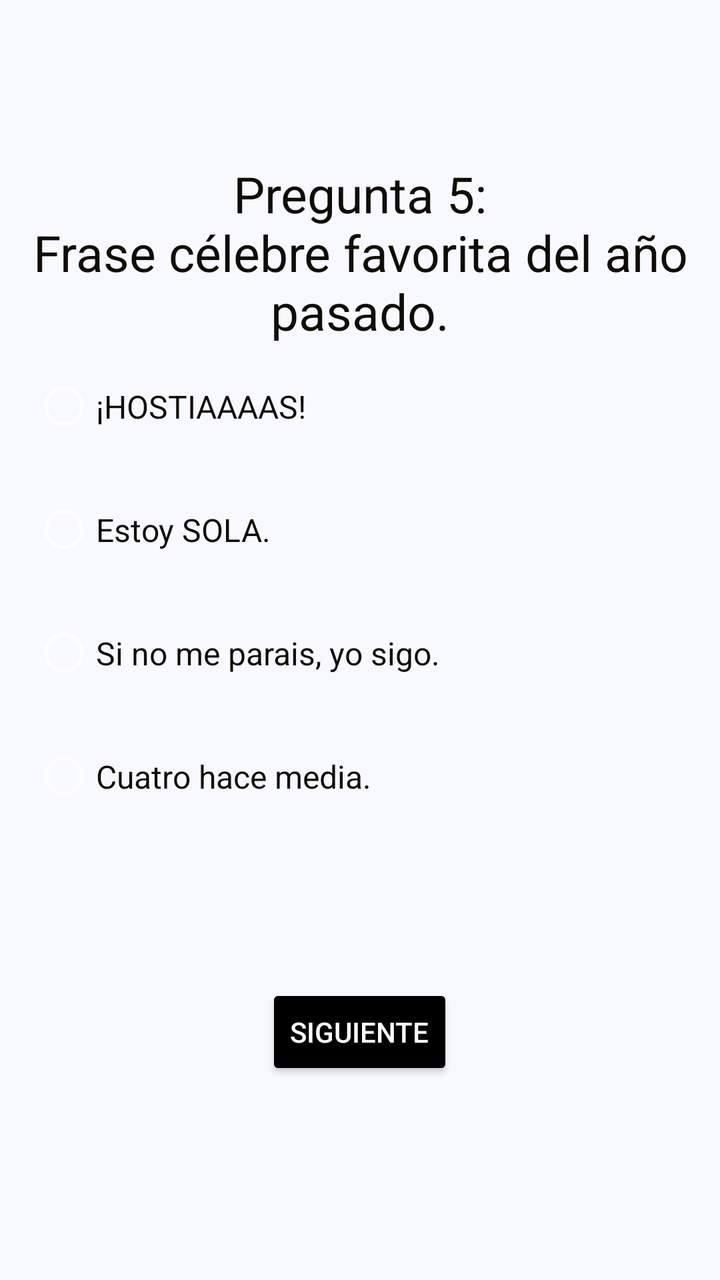
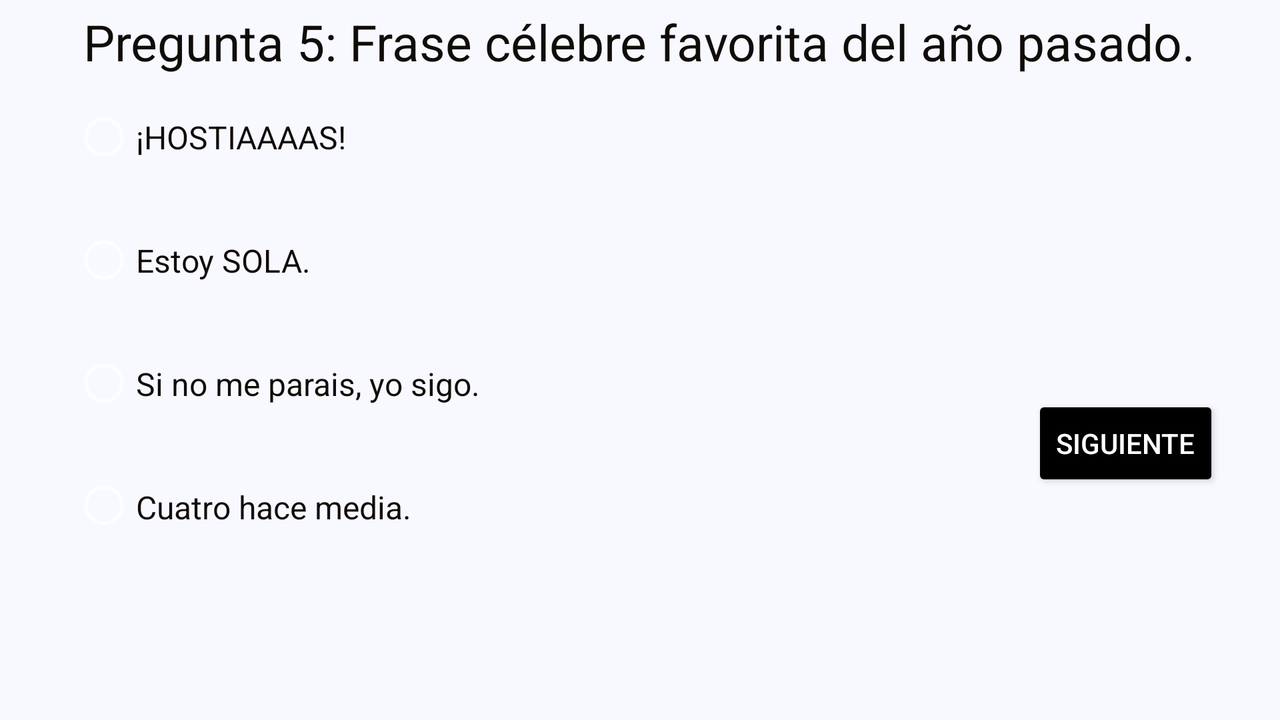

An Android layout and its configuration variant, each rendered on a device that would load it. The default file and the variant file are quoted in full after the pictures.
<!-- AndroidManifest.xml: application theme Theme.AppCompat.NoActionBar -->
<!-- res/layout/activity_quinta_pregunta.xml -->
<?xml version="1.0" encoding="utf-8"?>
<FrameLayout xmlns:android="http://schemas.android.com/apk/res/android"
    xmlns:app="http://schemas.android.com/apk/res-auto"
    xmlns:tools="http://schemas.android.com/tools"
    android:layout_width="match_parent"
    android:layout_height="match_parent"
    android:background="#f8f8ff"
    tools:context=".PrimeraPreguntaActivity">

    <TextView
        android:id="@+id/textPregunta"
        android:layout_width="wrap_content"
        android:layout_height="wrap_content"
        android:layout_gravity="top|center"
        android:layout_marginTop="80dp"
        android:text="Pregunta 5:\nFrase célebre favorita del año pasado."
        android:textAlignment="center"
        android:textColor="#100c08"
        android:textSize="25dp">

    </TextView>

    <RadioGroup
        android:id="@+id/grupoRadio"
        android:layout_width="328dp"
        android:layout_height="295dp"
        android:layout_gravity="center|center_horizontal">

        <RadioButton
            android:id="@+id/respRamon"
            android:layout_width="wrap_content"
            android:layout_height="wrap_content"
            android:layout_marginLeft="0dp"
            android:checked="false"
            android:paddingTop="20dp"
            android:paddingBottom="20dp"
            android:text="¡HOSTIAAAAS!"
            android:textColor="#100c08"
            android:textSize="16dp"></RadioButton>

        <RadioButton
            android:id="@+id/respElvira"
            android:layout_width="wrap_content"
            android:layout_height="wrap_content"
            android:checked="false"
            android:paddingTop="20dp"
            android:paddingBottom="20dp"
            android:text="Estoy SOLA."
            android:textColor="#100c08"
            android:textSize="16sp"></RadioButton>

        <RadioButton
            android:id="@+id/respLuis"
            android:layout_width="wrap_content"
            android:layout_height="wrap_content"
            android:checked="false"
            android:paddingTop="20dp"
            android:paddingBottom="20dp"
            android:text="Si no me parais, yo sigo."
            android:textColor="#100c08"
            android:textSize="16sp"></RadioButton>

        <RadioButton
            android:id="@+id/respCarlos"
            android:layout_width="wrap_content"
            android:layout_height="wrap_content"
            android:checked="false"
            android:paddingTop="20dp"
            android:paddingBottom="20dp"
            android:text="Cuatro hace media."
            android:textColor="#100c08"
            android:textSize="16sp"></RadioButton>


    </RadioGroup>

    <Button
        android:id="@+id/btnPregunta1"
        android:layout_width="wrap_content"
        android:layout_height="wrap_content"
        android:layout_gravity="bottom|center_horizontal"
        android:layout_marginBottom="100dp"
        android:textColor="@color/white"
        android:backgroundTint="@color/black"
        android:onClick="sextaPregunta"
        android:text="Siguiente"></Button>

</FrameLayout>
<!-- resources referenced by this layout -->
<resources>

</resources>
<!-- res/layout-land/activity_quinta_pregunta.xml (the repository's variant of the layout above) -->
<!-- drawn on the phone turned sideways -->
<?xml version="1.0" encoding="utf-8"?>
<androidx.constraintlayout.widget.ConstraintLayout xmlns:android="http://schemas.android.com/apk/res/android"
    xmlns:app="http://schemas.android.com/apk/res-auto"
    xmlns:tools="http://schemas.android.com/tools"
    android:layout_width="match_parent"
    android:layout_height="match_parent"
    android:background="#f8f8ff"
    tools:context=".PrimeraPreguntaActivity">

    <TextView
        android:id="@+id/textPregunta"
        android:layout_width="wrap_content"
        android:layout_height="wrap_content"
        android:layout_gravity="top|center"
        android:layout_marginTop="4dp"
        android:text="Pregunta 5: Frase célebre favorita del año pasado."
        android:textAlignment="center"
        android:textColor="#100c08"
        android:textSize="25dp"
        app:layout_constraintEnd_toEndOf="parent"
        app:layout_constraintHorizontal_bias="0.498"
        app:layout_constraintStart_toStartOf="parent"
        app:layout_constraintTop_toTopOf="parent">

    </TextView>

    <RadioGroup
        android:id="@+id/grupoRadio"
        android:layout_width="324dp"
        android:layout_height="245dp"
        android:layout_marginStart="36dp"
        app:layout_constraintStart_toStartOf="parent"
        app:layout_constraintTop_toBottomOf="@+id/textPregunta">

        <RadioButton
            android:id="@+id/respRamon"
            android:layout_width="wrap_content"
            android:layout_height="wrap_content"
            android:layout_marginLeft="0dp"
            android:checked="false"
            android:paddingTop="20dp"
            android:paddingBottom="20dp"
            android:text="¡HOSTIAAAAS!"
            android:textColor="#100c08"
            android:textSize="16dp"></RadioButton>

        <RadioButton
            android:id="@+id/respElvira"
            android:layout_width="wrap_content"
            android:layout_height="wrap_content"
            android:checked="false"
            android:paddingTop="20dp"
            android:paddingBottom="20dp"
            android:text="Estoy SOLA."
            android:textColor="#100c08"
            android:textSize="16sp"></RadioButton>

        <RadioButton
            android:id="@+id/respLuis"
            android:layout_width="wrap_content"
            android:layout_height="wrap_content"
            android:checked="false"
            android:paddingTop="20dp"
            android:paddingBottom="20dp"
            android:text="Si no me parais, yo sigo."
            android:textColor="#100c08"
            android:textSize="16sp"></RadioButton>

        <RadioButton
            android:id="@+id/respCarlos"
            android:layout_width="wrap_content"
            android:layout_height="wrap_content"
            android:checked="false"
            android:paddingTop="20dp"
            android:paddingBottom="20dp"
            android:text="Cuatro hace media."
            android:textColor="#100c08"
            android:textSize="16sp"></RadioButton>


    </RadioGroup>

    <Button
        android:id="@+id/btnPregunta1"
        android:layout_width="wrap_content"
        android:layout_height="wrap_content"
        android:layout_marginStart="156dp"
        android:layout_marginTop="160dp"
        android:layout_marginBottom="100dp"
        android:textColor="@color/white"
        android:backgroundTint="@color/black"
        android:onClick="sextaPregunta"
        android:text="Siguiente"
        app:layout_constraintStart_toEndOf="@+id/grupoRadio"
        app:layout_constraintTop_toBottomOf="@+id/textPregunta"></Button>

</androidx.constraintlayout.widget.ConstraintLayout>
